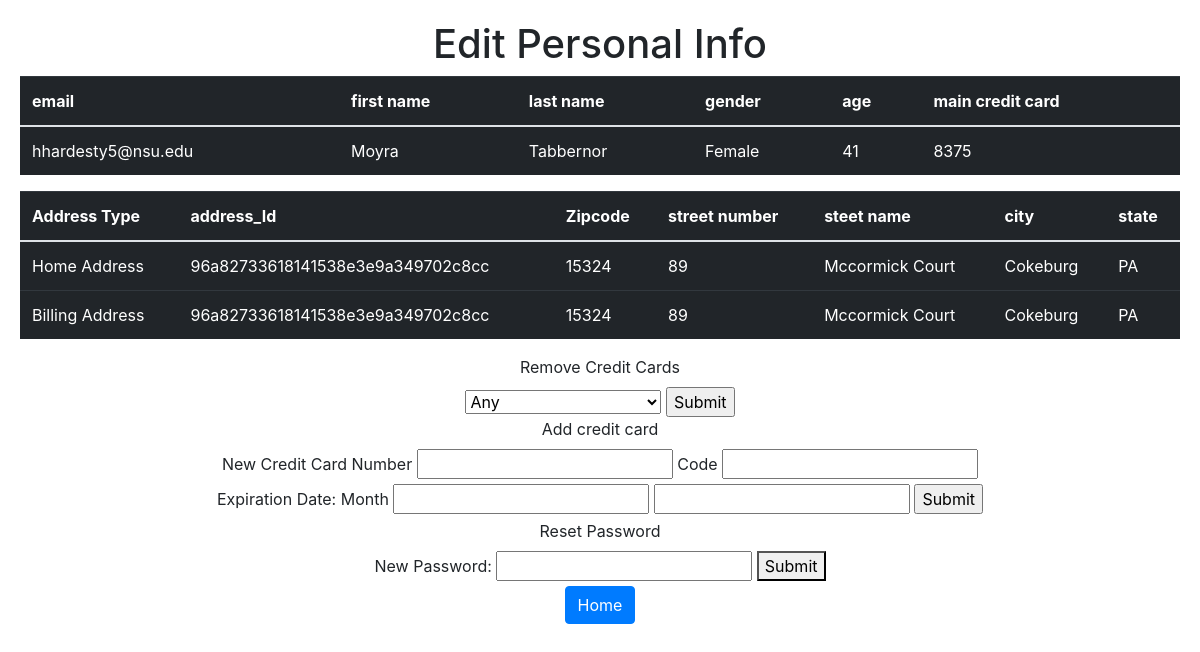
The app's page /buyer/info (signed in) with its own data.
### tables this page shows
CREATE TABLE Buyers(
    email TEXT,
    first_name TEXT,
    last_name TEXT,
    gender TEXT,
    age int,
    home_address_id TEXT,
    billing_address_id TEXT,
    PRIMARY KEY(email)
    -- Foreign Key(email) REFRENCES Users(email) ON DELETE CASCADE
    );

CREATE TABLE Address(
    address_id TEXT,
    zipcode int,
    street_num int,
    street_name TEXT,
    PRIMARY KEY(address_id)
    -- FOREIGN KEY(address_id) REFRENCES Buyers(billing_address_id) ON DELETE CASCADE,
    -- FOREIGN KEY(address_id) REFRENCES Buyers(home_address_id) ON DELETE CASCADE,
    -- FOREIGN KEY(address_id) REFRENCES Local_Vendors(Buisness_Address_ID)
    );

CREATE TABLE Zipcode_Info(
    zipcode int,
    city TEXT,
    state_id TEXT,
    population int,
    density DOUBLE,
    county_name TEXT,
    timezone TEXT,
    PRIMARY Key(zipcode));

### app.py (the view)
@app.route('/buyer/info', methods=["GET" ,"POST"])
def buyers_info():
    return info("buyer")

### templates/info.html (shortened to what this page needs)
<!DOCTYPE html>
<html lang="en">
<head>
    <link rel="stylesheet" href="https://cdn.jsdelivr.net/npm/bootstrap@4.0.0/dist/css/bootstrap.min.css">
</head>
<body>
    <div class="container-sm">
        <div class="card-body" align="center">
            <div>
                <h1>Edit Personal Info</h1>
            </div>
        {% if user == "buyer" %}
            <table class="table table-dark" id ="prod_table">
                    <tr>
                        <th scope="col">email</th>
                        <th scope="col"> first name</th>
                        <th scope="col"> last name</th>
                        <th scope="col"> gender</th>
                        <th scope="col"> age </th>
                        <th scope="col">main credit card</th>
                    </tr>
                    <tbody>
                    {% for email, first_name, last_name, gender, age, home_address_id, billing_address_id in info %}
                        <tr>
                            <td>{{ email }}</td>
                            <td>{{first_name}}</td>
                            <td> {{ last_name }} </td>
                            <td> {{ gender }} </td>
                            <td> {{ age }} </td>
                            <td> {{ cc_l4 }}</td>
                        </tr>
                    {% endfor %}
                    </tbody>
            </table>
            <table class="table table-dark" id ="prod_table">
                    <tr>
                        <th scope="col">Address Type</th>
                        <th scope="col"> address_Id</th>
                        <th scope="col"> Zipcode</th>
                        <th scope="col"> street number</th>
                        <th scope="col"> steet name </th>
                        <th scope="col">city</th>
                        <th scope="col">state</th>
                    </tr>
                    <tbody>
                    {% for address_ID, zipcode, street_num, street_name in h_a %}
                        <tr>
                            <td>Home Address</td>
                            <td>{{ address_ID }}</td>
                            <td>{{zipcode}}</td>
                            <td> {{ street_num }} </td>
                            <td> {{ street_name }} </td>
                    {% endfor %}
                    {% for city, state in h_a_zipinfo %}
                            <td> {{ city }} </td>
                            <td> {{ state }} </td>
                        </tr>
                    {% endfor %}
                    {% for address_ID, zipcode, street_num, street_name in b_a %}
                        <tr>
                            <td>Billing Address</td>
                            <td>{{ address_ID }}</td>
                            <td>{{zipcode}}</td>
                            <td> {{ street_num }} </td>
                            <td> {{ street_name }} </td>
                    {% endfor %}
                    {% for city, state in b_a_zipinfo %}
                            <td> {{ city }} </td>
                            <td> {{ state }} </td>
                        </tr>
                    {% endfor %}
                    </tbody>
            </table>
            <div>
                <label for =rem_cc>Remove Credit Cards</label>
                <form id ="rem_cc">
                    <select name="cc_sel" id="cc_sel">
                    <option value ="Any">Any</option>
                    </select>
                    <input type="submit" >
                </form>
            </div>
            <div>
                <label for ="new_cc">Add credit card </label>
                <form id ="new_cc">
                    <label for ="cc_num">New Credit Card Number</label>
                   <input id = "cc_num" type="text" width="50">
                    <label for ="cc_code">Code</label>
                   <input id = "cc_code" type="text" width="3">
                    <label for ="cc_date_m">Expiration Date: Month</label>
                   <input id = "cc_date_m" type="text" maxlength="2">
                    <input id ="cc_date_y" type="text" maxlength="2">
                    <input type="submit" >
                </form>
            </div>
            <div>
                <label for ="new_ps">Reset Password</label>
                <form id ="new_ps" action="/buyer/info" method = "Post">
                    <label for ="ps">New Password:</label>
                   <input id = "ps" name ="ps" type="text" width="50">
                    <button type="submit" name="submit" value="password" >Submit</button>
                </form>
            </div>
            <div>
                <form id="info_button" action="/buyer" method="get">
                   <button type="submit" class="btn btn-primary">Home</button>
                </form>
            </div>
        {% endif %}
        </div>
    </div>
</body>
</html>

### records on screen
Buyers: email "hhardesty5@nsu.edu", first_name "Moyra", last_name "Tabbernor", gender "Female", age "41", cc_l4 "8375"
Address: address_id "96a82733618141538e3e9a349702c8cc", zipcode "15324", street_num "89", street_name "Mccormick Court"
Zipcode_Info: city "Cokeburg", state "PA"
